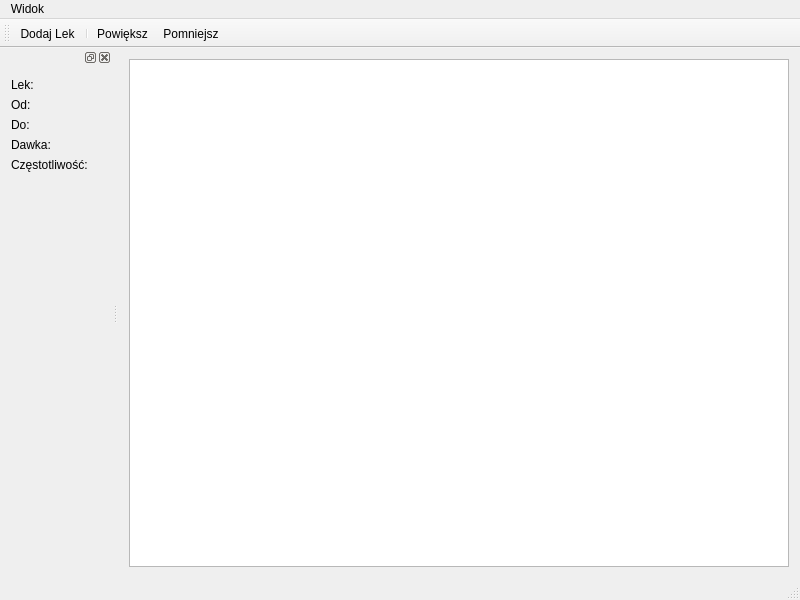
<?xml version="1.0" encoding="UTF-8"?>
<ui version="4.0">
 <class>Pacjentator</class>
 <widget class="QMainWindow" name="Pacjentator">
  <property name="geometry">
   <rect>
    <x>0</x>
    <y>0</y>
    <width>800</width>
    <height>600</height>
   </rect>
  </property>
  <property name="windowTitle">
   <string>Pacjentator</string>
  </property>
  <widget class="QWidget" name="centralWidget">
   <layout class="QVBoxLayout" name="verticalLayout">
    <item>
     <widget class="QTableView" name="tableView">
      <property name="enabled">
       <bool>true</bool>
      </property>
      <property name="autoScroll">
       <bool>false</bool>
      </property>
      <property name="showGrid">
       <bool>true</bool>
      </property>
      <property name="gridStyle">
       <enum>Qt::DotLine</enum>
      </property>
      <property name="sortingEnabled">
       <bool>false</bool>
      </property>
      <property name="wordWrap">
       <bool>false</bool>
      </property>
      <attribute name="horizontalHeaderVisible">
       <bool>false</bool>
      </attribute>
      <attribute name="verticalHeaderVisible">
       <bool>true</bool>
      </attribute>
     </widget>
    </item>
   </layout>
  </widget>
  <widget class="QMenuBar" name="menuBar">
   <property name="geometry">
    <rect>
     <x>0</x>
     <y>0</y>
     <width>800</width>
     <height>20</height>
    </rect>
   </property>
   <widget class="QMenu" name="menuPoka">
    <property name="title">
     <string>Widok</string>
    </property>
    <addaction name="actionPowi_ksz"/>
    <addaction name="actionPomniejsz"/>
   </widget>
   <addaction name="menuPoka"/>
  </widget>
  <widget class="QToolBar" name="mainToolBar">
   <attribute name="toolBarArea">
    <enum>TopToolBarArea</enum>
   </attribute>
   <attribute name="toolBarBreak">
    <bool>false</bool>
   </attribute>
   <addaction name="actionDodaj_Lek"/>
   <addaction name="separator"/>
   <addaction name="actionPowi_ksz"/>
   <addaction name="actionPomniejsz"/>
  </widget>
  <widget class="QStatusBar" name="statusBar"/>
  <widget class="QDockWidget" name="dockWidget">
   <property name="layoutDirection">
    <enum>Qt::LeftToRight</enum>
   </property>
   <property name="allowedAreas">
    <set>Qt::LeftDockWidgetArea|Qt::RightDockWidgetArea</set>
   </property>
   <attribute name="dockWidgetArea">
    <number>1</number>
   </attribute>
   <widget class="QWidget" name="dockWidgetContents">
    <layout class="QHBoxLayout" name="horizontalLayout">
     <item>
      <layout class="QGridLayout" name="gridLayout">
       <property name="sizeConstraint">
        <enum>QLayout::SetDefaultConstraint</enum>
       </property>
       <item row="1" column="0">
        <widget class="QLabel" name="label_3">
         <property name="text">
          <string>Od:</string>
         </property>
        </widget>
       </item>
       <item row="5" column="0">
        <spacer name="verticalSpacer">
         <property name="orientation">
          <enum>Qt::Vertical</enum>
         </property>
         <property name="sizeHint" stdset="0">
          <size>
           <width>20</width>
           <height>40</height>
          </size>
         </property>
        </spacer>
       </item>
       <item row="2" column="1">
        <widget class="QLabel" name="To">
         <property name="sizePolicy">
          <sizepolicy hsizetype="Expanding" vsizetype="Preferred">
           <horstretch>0</horstretch>
           <verstretch>0</verstretch>
          </sizepolicy>
         </property>
         <property name="text">
          <string/>
         </property>
        </widget>
       </item>
       <item row="2" column="0">
        <widget class="QLabel" name="label_5">
         <property name="text">
          <string>Do:</string>
         </property>
        </widget>
       </item>
       <item row="1" column="1">
        <widget class="QLabel" name="From">
         <property name="sizePolicy">
          <sizepolicy hsizetype="Expanding" vsizetype="Preferred">
           <horstretch>0</horstretch>
           <verstretch>0</verstretch>
          </sizepolicy>
         </property>
         <property name="text">
          <string/>
         </property>
        </widget>
       </item>
       <item row="3" column="0">
        <widget class="QLabel" name="label_7">
         <property name="text">
          <string>Dawka:</string>
         </property>
        </widget>
       </item>
       <item row="0" column="1">
        <widget class="QLabel" name="Medicine">
         <property name="sizePolicy">
          <sizepolicy hsizetype="Expanding" vsizetype="Minimum">
           <horstretch>0</horstretch>
           <verstretch>0</verstretch>
          </sizepolicy>
         </property>
         <property name="text">
          <string/>
         </property>
        </widget>
       </item>
       <item row="4" column="0">
        <widget class="QLabel" name="label_8">
         <property name="text">
          <string>Częstotliwość:</string>
         </property>
        </widget>
       </item>
       <item row="3" column="1">
        <widget class="QLabel" name="Dose">
         <property name="sizePolicy">
          <sizepolicy hsizetype="Expanding" vsizetype="Preferred">
           <horstretch>0</horstretch>
           <verstretch>0</verstretch>
          </sizepolicy>
         </property>
         <property name="text">
          <string/>
         </property>
        </widget>
       </item>
       <item row="4" column="1">
        <widget class="QLabel" name="Frequency">
         <property name="sizePolicy">
          <sizepolicy hsizetype="Expanding" vsizetype="Preferred">
           <horstretch>0</horstretch>
           <verstretch>0</verstretch>
          </sizepolicy>
         </property>
         <property name="minimumSize">
          <size>
           <width>0</width>
           <height>0</height>
          </size>
         </property>
         <property name="text">
          <string/>
         </property>
         <property name="wordWrap">
          <bool>true</bool>
         </property>
        </widget>
       </item>
       <item row="0" column="0">
        <widget class="QLabel" name="label">
         <property name="text">
          <string>Lek:</string>
         </property>
        </widget>
       </item>
      </layout>
     </item>
    </layout>
   </widget>
  </widget>
  <action name="actionPowi_ksz">
   <property name="icon">
    <iconset resource="icons.qrc">
     <normaloff>:/icons/zoomin.svg</normaloff>:/icons/zoomin.svg</iconset>
   </property>
   <property name="text">
    <string>Powiększ</string>
   </property>
   <property name="shortcut">
    <string>Ctrl+=</string>
   </property>
  </action>
  <action name="actionPomniejsz">
   <property name="icon">
    <iconset resource="icons.qrc">
     <normaloff>:/icons/zoomout.svg</normaloff>:/icons/zoomout.svg</iconset>
   </property>
   <property name="text">
    <string>Pomniejsz</string>
   </property>
   <property name="shortcut">
    <string>Ctrl+-</string>
   </property>
  </action>
  <action name="actionDodaj_Lek">
   <property name="icon">
    <iconset resource="icons.qrc">
     <normaloff>:/icons/addMedicine.svg</normaloff>:/icons/addMedicine.svg</iconset>
   </property>
   <property name="text">
    <string>Dodaj Lek</string>
   </property>
  </action>
 </widget>
 <layoutdefault spacing="6" margin="11"/>
 <resources>
  <include location="icons.qrc"/>
 </resources>
 <connections/>
</ui>
